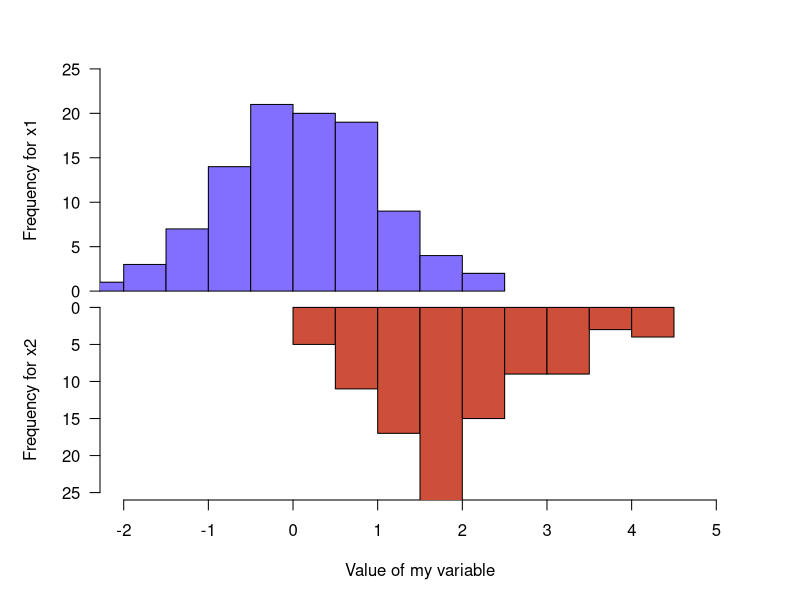

Reproduce this figure in R.
# 设置工作路径
setwd("D:\\softwares\\applied statistics\\rcodelearning\\chap37\\sourcecode")
# 开始绘图
dev.new()
# 保存文件
pdf("../codeimage/code3.pdf")
# 生成图形
set.seed(1)
x1 <- rnorm(100)
x2 <- rnorm(100) + rep(2, 100)
# 子图
par(mfrow = c(2, 1))
# 绘图
par(mar = c(0, 5, 3, 3))
hist(
    x1,
    main = "", xlim = c(-2, 5),
    ylab = "Frequency for x1", xlab = "",
    ylim = c(0, 25), xaxt = "n", las = 1,
    col = "slateblue1", breaks = 10
)
par(mar = c(5, 5, 0, 3))
hist(
    x2,
    main = "", xlim = c(-2, 5),
    ylab = "Frequency for x2", xlab = "Value of my variable",
    ylim = c(25, 0), las = 1,
    col = "tomato3", breaks = 10
)
# 关闭图形
dev.off()
# 关闭文件
dev.off()
# 保存工作空间
save.image("R3.RData")
